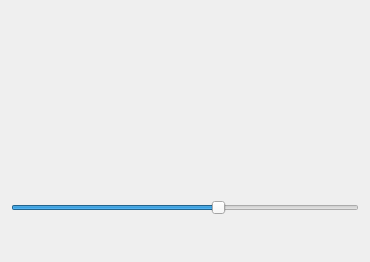
<?xml version="1.0" encoding="UTF-8"?>
<ui version="4.0">
 <class>Widget</class>
 <widget class="QWidget" name="Widget">
  <property name="geometry">
   <rect>
    <x>0</x>
    <y>0</y>
    <width>370</width>
    <height>262</height>
   </rect>
  </property>
  <property name="windowTitle">
   <string>Widget</string>
  </property>
  <layout class="QVBoxLayout" name="verticalLayout" stretch="6,1,1">
   <item>
    <widget class="QmyBattery" name="widget" native="true"/>
   </item>
   <item>
    <widget class="QSlider" name="slider">
     <property name="maximum">
      <number>100</number>
     </property>
     <property name="value">
      <number>60</number>
     </property>
     <property name="orientation">
      <enum>Qt::Horizontal</enum>
     </property>
    </widget>
   </item>
   <item>
    <widget class="QLabel" name="labInfo">
     <property name="text">
      <string/>
     </property>
    </widget>
   </item>
  </layout>
 </widget>
 <customwidgets>
  <customwidget>
   <class>QmyBattery</class>
   <extends>QWidget</extends>
   <header>qmybattery.h</header>
   <container>1</container>
  </customwidget>
 </customwidgets>
 <resources/>
 <connections/>
</ui>
